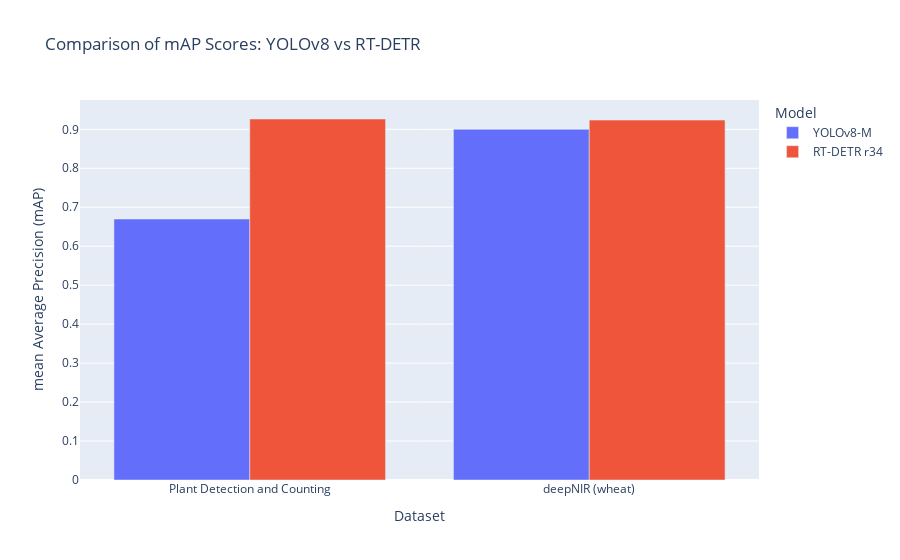

The notebook cell this image was saved under:
### Code cell
import pandas as pd
import plotly.express as px

# Assuming you have the CSV file loaded as 'data'
data = pd.read_csv('train.csv')  # Replace with the actual path to your CSV file

# Correcting the column names based on the error message
fig = px.bar(data, x='Dataset', y='mAP', color='Model', barmode='group',
             title='Comparison of mAP Scores: YOLOv8 vs RT-DETR',
             labels={'mAP': 'mean Average Precision (mAP)', 'Dataset': 'Dataset'})

fig.show()

### Figure 1 — Plotly figure (JSON) as saved in the notebook; plotly's stock layout.template omitted (floating-point values rounded to 4 significant figures)
{"data": [{"alignmentgroup": "True", "hovertemplate": "Model=YOLOv8-M<br>Dataset=%{x}<br>mean Average Precision (mAP)=%{y}<extra></extra>", "legendgroup": "YOLOv8-M", "marker": {"color": "#636efa", "pattern": {"shape": ""}}, "name": "YOLOv8-M", "offsetgroup": "YOLOv8-M", "orientation": "v", "showlegend": true, "textposition": "auto", "type": "bar", "x": ["Plant Detection and Counting", "deepNIR (wheat)"], "xaxis": "x", "y": [0.6698, 0.9002], "yaxis": "y"}, {"alignmentgroup": "True", "hovertemplate": "Model=RT-DETR r34<br>Dataset=%{x}<br>mean Average Precision (mAP)=%{y}<extra></extra>", "legendgroup": "RT-DETR r34", "marker": {"color": "#EF553B", "pattern": {"shape": ""}}, "name": "RT-DETR r34", "offsetgroup": "RT-DETR r34", "orientation": "v", "showlegend": true, "textposition": "auto", "type": "bar", "x": ["Plant Detection and Counting", "deepNIR (wheat)"], "xaxis": "x", "y": [0.9265, 0.9237], "yaxis": "y"}], "layout": {"barmode": "group", "legend": {"title": {"text": "Model"}, "tracegroupgap": 0}, "title": {"text": "Comparison of mAP Scores: YOLOv8 vs RT-DETR"}, "xaxis": {"anchor": "y", "domain": [0, 1], "title": {"text": "Dataset"}}, "yaxis": {"anchor": "x", "domain": [0, 1], "title": {"text": "mean Average Precision (mAP)"}}}}
